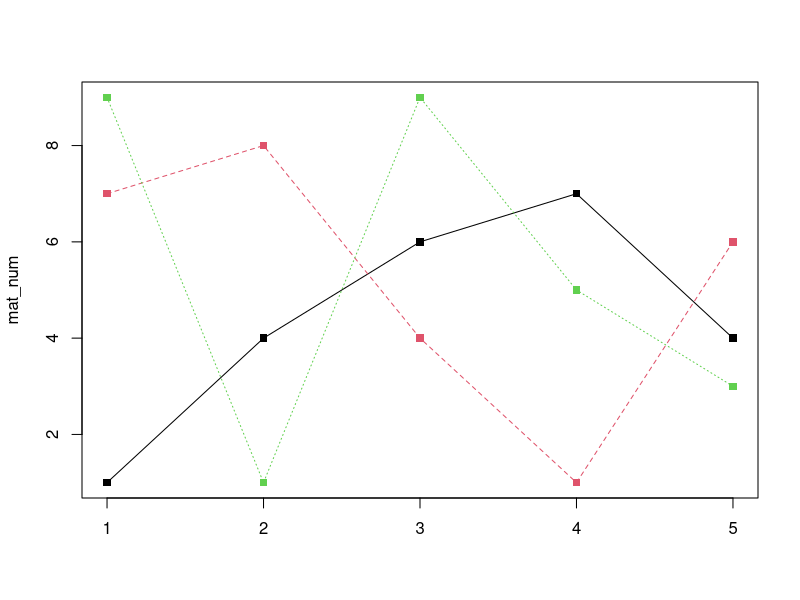
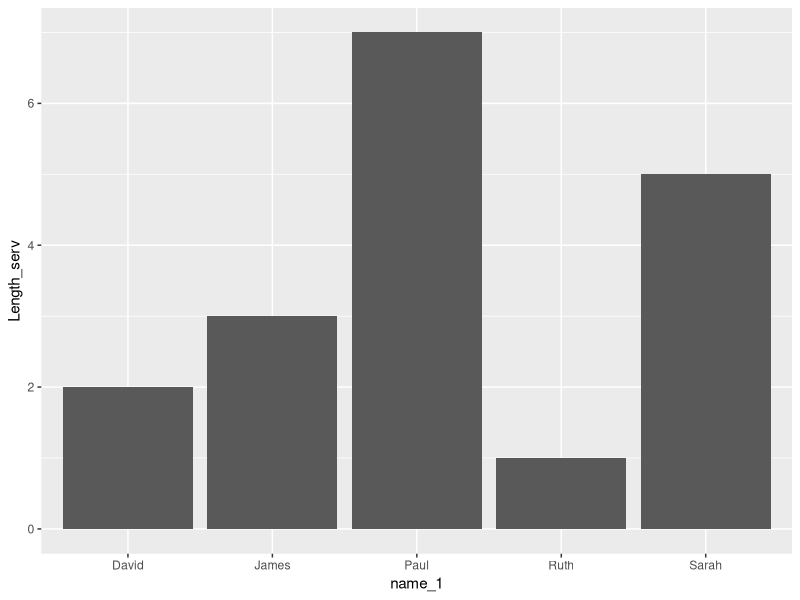
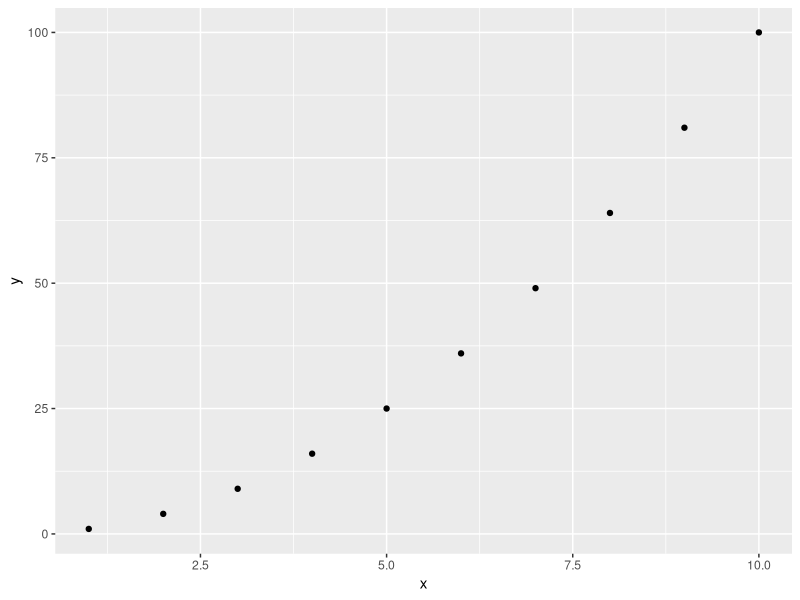

Generate these figures, in order, with R:
install.packages("ggplot2", dependencies = TRUE)
library(ggplot2)
library(tidyverse)

#create three vectors, bind via column, print and graph
num1 <- c(1,4,6,7,4)
num2 <- c(7,8,4,1,6)
num3 <- c(9,1,9,5,3)

mat_num <- cbind(num1,num2,num3)
print(mat_num)

#Graph 
matplot( mat_num, type = "o", pch = 15, col = 1:3)

#create a dataframe
name_1 <- c("Ruth", "Sarah", "Paul", "James", "David")
age_1 <- c(27, 28, 38, 29, 40)
gender_1 <-c("F", "F", "M", "M","M")
Role_1 <- c("Data Scientist", "Accountant", "Finance Manager", "Maths Teacher","Painter")
Length_serv <-c(1, 5, 7, 3, 2 )

employee <- data.frame(name_1,age_1,gender_1,Role_1,Length_serv)
print(employee)

#Plot a bar graph of 5 subjects 

ggplot(employee, aes(x=name_1, y=Length_serv)) + 
  geom_bar(stat = "identity")


# plot a simple gplot 
x <- seq(1:10)
y <- x^2  

qplot(x, y) 


#Write a R program to get the first 10 Fibonacci numbers
Fibonacci <- numeric(10)
Fibonacci[1] <- Fibonacci[2] <- 1
for (i in 3:10) Fibonacci[i] <- Fibonacci[i - 2] + Fibonacci[i - 1]
print("First 10 Fibonacci numbers:")
print(Fibonacci)

#program to print the numbers from 1 to 100 and print "Fizz" for multiples of 3, and "Buzz" for multiples of 5

for (n in 1:100) {
  if (n %% 3 == 0 & n %% 5 == 0) {print("FizzBuzz")}
  else if (n %% 3 == 0) {print("Fizz")}
  else if (n %% 5 == 0) {print("Buzz")}
  else print(n)
}




